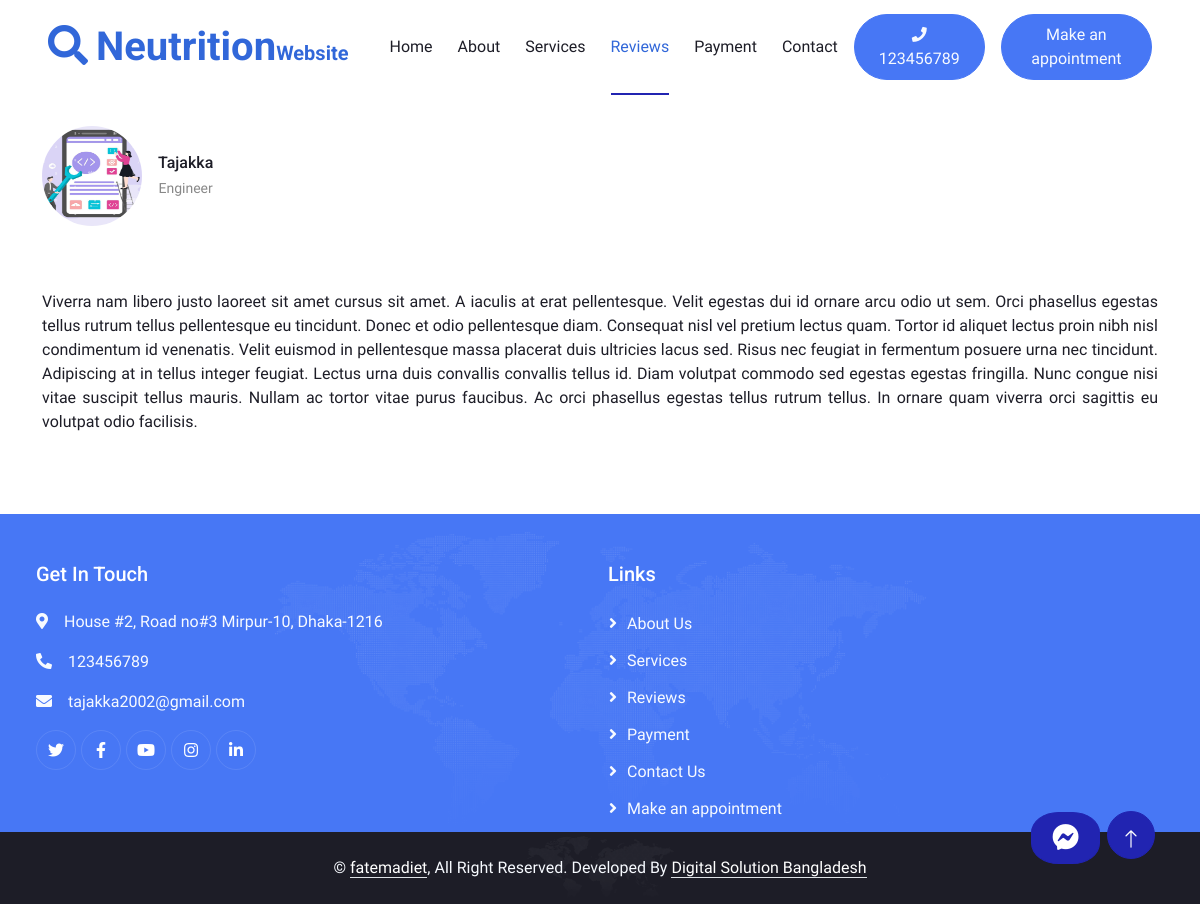
The app's page /testimonial/2/ with its own data.
### home/models.py (models this page shows, shortened)
class SiteDescription(models.Model):
    long_description = models.TextField()
    full_description_First_Pera = models.TextField(null=True)
    full_description_Second_Pera = models.TextField(null=True)
    full_description_Third_Pera = models.TextField(null=True)
    email = models.EmailField(max_length=100)
    phone = models.CharField(max_length=20)
    availabe_times = models.TextField(null=True)
    location = models.TextField(null=True)
    profile_image = models.ImageField(upload_to='profile_images', null=True, blank=True)
    about_us_image = models.ImageField(upload_to='about_us_images', null=True, blank=True)
    First_banner_image = models.ImageField(upload_to='banner_images', null=True, blank=True)
    Second_banner_image = models.ImageField(upload_to='banner_images', null=True, blank=True)
    Third_banner_image = models.ImageField(upload_to='banner_images', null=True, blank=True)
    bkash_phone_No = models.CharField(max_length=20, null=True, blank=True)
    bkash_transaction_id = models.CharField(max_length=50, null=True, blank=True)
    nagad_phone_No = models.CharField(max_length=20, null=True, blank=True)
    nagad_transaction_id = models.CharField(max_length=50, null=True, blank=True)
    rocket_phone_No = models.CharField(max_length=20, null=True, blank=True)
    rocket_transaction_id = models.CharField(max_length=50, null=True, blank=True)

class Testimonial(models.Model):
    Client_Name = models.CharField(max_length=30, null=True)
    Profession = models.CharField(max_length=100, null=True)
    image = models.ImageField(upload_to='testimonial_images')
    review = models.TextField()

### home/views.py (the view)
# urls.py: path('testimonial/<int:testimonial_id>/', views.testimonial_detail, name='testimonial_detail') ,
def testimonial_detail(request, testimonial_id):
    personal_info = SiteDescription.objects.first()
    testimonial = get_object_or_404(Testimonial, pk=testimonial_id)
    return render(request, 'testimonial_detail.html', {'personal_info': personal_info, 'testimonial': testimonial, 'active_page': 'reviews'})

### templates/testimonial_detail.html
{% extends 'base.html' %}
{% load static %}
{% block content %}
<div class="container text-center py-lg-5 align-items-center">
    <div class="mx-auto" style="padding-top: 7%;">
        <div class="d-flex align-items-center">
            <img class="img-fluid flex-shrink-0 rounded-circle"  src="{{ testimonial.image.url }}" style="width: 100px; height: 100px;">
            <div class="ps-3">
                <h6 class="text-dark mb-1">{{ testimonial.Client_Name }}</h6>
                <small>{{ testimonial.Profession }}</small>
            </div>
        </div>
    </div>
</div>
<div class="container py-3 text-dark">
    <p style="text-align:justify;">
        {{ testimonial.review }}
    </p>
</div >
{% endblock %}

### templates/base.html (shortened to what this page needs)
{% load static %}
<!DOCTYPE html>
<html lang="en">
<head>
    <link href="https://cdnjs.cloudflare.com/ajax/libs/font-awesome/5.10.0/css/all.min.css" rel="stylesheet">
    <link href="https://cdn.jsdelivr.net/npm/bootstrap-icons@1.4.1/font/bootstrap-icons.css" rel="stylesheet">
    <link href="{% static 'lib/animate/animate.min.css' %}" rel="stylesheet">
    <link href="{% static 'lib/owlcarousel/assets/owl.carousel.min.css' %}" rel="stylesheet">
    <link href="{% static 'lib/lightbox/css/lightbox.min.css' %}" rel="stylesheet">
    <link href="{% static 'css/bootstrap.min.css' %}" rel="stylesheet">
    <link href="{% static 'css/style.css' %}" rel="stylesheet">
</head>
<body style="background-color: white;">
    <div class="container-fluid bg-white p-0">
        <div class="container-fluid position-relative p-0 bg-white">
            <nav class="navbar navbar-expand-lg navbar-light px-4 px-lg-5 py-3 py-lg-0 bg-white">
                <a href="" class="navbar-brand p-0">
                    <h1 class="m-0"><i class="fa fa-search me-2"></i>Neutrition<span class="fs-5">Website</span></h1>
                </a>
                <div class="collapse navbar-collapse" id="navbarCollapse">
                    <div class="navbar-nav ms-auto py-0">
                        <a href="{% url 'home' %}" class="nav-item nav-link {% if active_page == 'home' %}active{% endif %}">Home</a>
                        <a href="{% url 'home' %}#about" class="nav-item nav-link {% if active_page == 'about' %}active{% endif %}">About</a>
                        <a href="{% url 'home' %}#services" class="nav-item nav-link {% if active_page == 'services' %}active{% endif %}">Services</a>
                        <a href="{% url 'home' %}#testimonial" class="nav-item nav-link {% if active_page == 'reviews' %}active{% endif %}">Reviews</a>
                        <a  href="{% url 'home' %}#payment" class="nav-item nav-link {% if active_page == 'payment' %}active{% endif %}">Payment</a>
                        <a href="{% url 'home' %}#contact" class="nav-item nav-link {% if active_page == 'contact' %}active{% endif %}">Contact</a>
                    </div>
                    <a  href="{% url 'home' %}"
                        class="btn btn-secondary text-light rounded-pill py-2 px-4 ms-3"><i class="fa fa-phone"
                            style="font-size:15px"></i> {{ personal_info.phone}}</a>
                    <a href="{% url 'appointment' %}"
                        class="btn btn-secondary text-light rounded-pill py-2 px-4 ms-3">Make an appointment</a>
                </div>
            </nav>
        {% block content %}{% endblock %}
        <div class="container-fluid bg-secondary text-light footer mt-5 pt-5 wow fadeIn" data-wow-delay="0.1s">
            <div class="container-fluid">
                <div class="container-fluid">
                    <div class="row g-3">
                        <div class="col-md-6 col-lg-6">
                            <h5 class="text-white mb-4">Get In Touch</h5>
                            <p><i class="fa fa-map-marker-alt me-3"></i>{{ personal_info.location }}</p>
                            <p><i class="fa fa-phone-alt me-3"></i>{{ personal_info.phone }}</p>
                            <p><i class="fa fa-envelope me-3"></i>{{ personal_info.email }}</p>
                            <div class="d-flex pt-0">
                                <a class="btn btn-outline-light btn-social" href=""><i class="fab fa-twitter"></i></a>
                                <a class="btn btn-outline-light btn-social" href=""><i class="fab fa-facebook-f"></i></a>
                                <a class="btn btn-outline-light btn-social" href=""><i class="fab fa-youtube"></i></a>
                                <a class="btn btn-outline-light btn-social" href=""><i class="fab fa-instagram"></i></a>
                                <a class="btn btn-outline-light btn-social" href=""><i class="fab fa-linkedin-in"></i></a>
                            </div>
                        </div>
                        <div class="col-md-6 col-lg-6">
                            <h5 class="text-white mb-4">Links</h5>
                            <a class="btn btn-link" href="{% url 'home' %}#about">About Us</a>
                            <a class="btn btn-link" href="{% url 'home' %}#services">Services</a>
                            <a class="btn btn-link" href="{% url 'home' %}#testimonial">Reviews</a>
                            <a class="btn btn-link" href="{% url 'payment' %}">Payment</a>
                            <a class="btn btn-link" href="{% url 'home' %}#contact">Contact Us</a>
                            <a class="btn btn-link" href="{% url 'appointment' %}">Make an appointment</a>
                        </div>
                    </div>
                </div>
            </div>
            <div style="position: fixed; bottom: 40px; right: 100px;">
                <a href="https://www.facebook.com/messages/t" class="btn btn-lg btn-primary messenger-btn" style="padding: 10px 20px; border-radius: 40%; transition: transform 0.3s ease-in-out;"><i class='fab fa-facebook-messenger fa-lg'></i></a>
            </div>
            <a href="#" class="btn btn-lg btn-primary btn-lg-square back-to-top pt-2 up-btn" style="transition: transform 0.3s ease-in-out;"><i class="bi bi-arrow-up"></i></a>
        </div>
        <div class="container-fluid bg-dark text-light footer mt-0 py-4 wow fadeIn text-center" data-wow-delay="0.1s" >
            &copy; <a class="border-bottom" style="color: white;" href="#">fatemadiet</a>, All Right Reserved.
                        Developed By <a class="border-bottom" href="https://htmlcodex.com" style="color: white;">Digital Solution Bangladesh</a>
        </div>
</body>
</html>

### static/css/style.css (style rules this page uses)
:root { --primary: #3167d9; --secondary: #2124B1; --light: #F7FAFF; --dark: #1D1D27; }
.back-to-top { position: fixed; display: none; right: 45px; bottom: 45px; z-index: 99; }
h1, h2, h3, .fw-bold { font-weight: 700 !important; }
h4, h5, h6, .fw-medium { font-weight: 500 !important; }
.btn { font-weight: 500; transition: .5s; }
.btn-lg-square { width: 48px; height: 48px; }
.btn-square, .btn-sm-square, .btn-lg-square { padding: 0; display: flex; align-items: center; justify-content: center; font-weight: normal; border-radius: 50px; }
.navbar-light .navbar-nav .nav-link { position: relative; margin-left: 25px; padding: 35px 0; color: var(--dark) !important; outline: none; transition: .5s; }
.navbar-light .navbar-nav .nav-link:hover, .navbar-light .navbar-nav .nav-link.active { color: var(--primary) !important; }
.navbar-light .navbar-brand h1 { color: var(--primary) }
@media (min-width: 992px) { .navbar-light { position: absolute; width: 100%; top: 0; left: 0; border-bottom: 1px solid rgba(256, 256, 256, .1); z-index: 999; } }
@media (min-width: 992px) { .navbar-light .navbar-nav .nav-link::before { position: absolute; content: ""; width: 0; height: 2px; bottom: -1px; left: 50%; background: var(--secondary); transition: .5s; } }
@media (min-width: 992px) { .navbar-light .navbar-nav .nav-link:hover::before, .navbar-light .navbar-nav .nav-link.active::before { width: 100%; left: 0; } }
.footer { width: 100%; background: url(../img/footer.png) center center no-repeat; background-size: contain; }
.footer .btn.btn-social { margin-right: 5px; width: 40px; height: 40px; display: flex; align-items: center; justify-content: center; color: var(--primary); border: 1px solid rgba(256, 256, 256, .1); border-radius: 40px; transition: .3s; }
.footer .btn.btn-link { display: block; margin-bottom: 10px; padding: 0; text-align: left; color: var(--light); font-weight: normal; transition: .3s; }
.footer .btn.btn-link::before { position: relative; content: "\f105"; font-family: "Font Awesome 5 Free"; font-weight: 900; margin-right: 10px; }

### templates/base.html (style rules this page uses)
.btn-social i { color: white; transition: transform 0.3s ease; }

### records on screen
SiteDescription: phone "123456789", location "House #2, Road no#3 Mirpur-10, Dhaka-1216", email "tajakka2002@gmail.com"
Testimonial: image (picture), Client_Name "Tajakka", Profession "Engineer", review "Viverra nam libero justo laoreet sit amet cursus sit amet. A iaculis at erat pellentesque. Velit egestas dui id ornare arcu odio ut sem. Orci phasellus egestas tellus rutrum tellus pellentesque eu tincidunt. Donec et odio pellentesque diam. Consequat nisl vel pretium lectus quam. Tortor id aliquet lectus proin nibh nisl condimentum id venenatis. Velit euismod in pellentesque massa placerat duis ultricies lacus sed. Risus nec feugiat in fermentum posuere urna nec tincidunt. Adipiscing at in tellus integer feugiat. Lectus urna duis convallis convallis tellus id. Diam volutpat commodo sed egestas egestas fringilla. Nunc congue nisi vitae suscipit tellus mauris. Nullam ac tortor vitae purus…"
